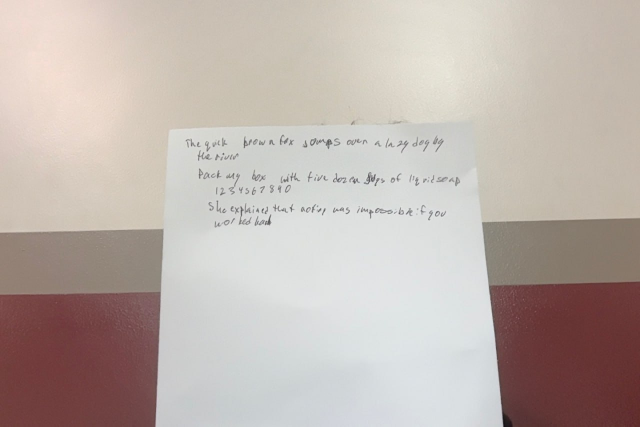
#> input picture real_handwriting.jpg, 1280 x 853 px (shown at 1/2 size)
$ python extract_from_sentences.py ../real_handwriting.jpg
#> lines starting #> are read from the running program, lines starting #| are printed output that depends on the picture; after the words box and inside, x2 and y2 are one past the last pixel; in counts of white or black regions, pixels touching at a corner belong together
### capture/prompt_sentences.py
"""
Capture prompt sentences for InkClone handwriting data collection.
Designed to cover all 26 lowercase letters with 3+ occurrences each,
plus uppercase, digits, and common punctuation.
"""

CAPTURE_SENTENCES = [
    "the quick brown fox jumped over the lazy dog while the gentle breeze swept through the evening air",
    "Dr. James K. Blackwell from New York City asked, 'Why don't we visit Quebec and Zimbabwe next August?'",
    "On July 4, 1776, exactly 56 men signed it; by 1790 (14 years later) the population was 3,928,214.",
    "She just explained that the situation was quite complicated, and that nothing would change everything, but working hard enough can bring some truly surprising results over time.",
    "The freezing wind blew six heavy packages across the vast empty parking lot while Jasmine joyfully and quickly photographed the whole extraordinary scene.",
]


def analyze_coverage():
    """Analyze character coverage across all capture sentences.

    Returns dict with:
      - lowercase_count: dict of char -> count for a-z
      - uppercase_count: dict of char -> count for A-Z
      - digit_count: dict of char -> count for 0-9
      - punctuation_count: dict of char -> count for non-alnum non-space
      - missing_lowercase: list of chars with 0 occurrences
      - low_coverage_lowercase: list of (char, count) with count < 3
      - total_chars: total character count across all sentences
    """
    import string
    from collections import Counter

    all_text = " ".join(CAPTURE_SENTENCES)

    counter = Counter(all_text)

    lowercase_count = {c: counter.get(c, 0) for c in string.ascii_lowercase}
    uppercase_count = {c: counter.get(c, 0) for c in string.ascii_uppercase}
    digit_count = {c: counter.get(c, 0) for c in string.digits}
    punctuation_count = {
        c: count
        for c, count in counter.items()
        if not c.isalnum() and not c.isspace()
    }

    missing_lowercase = [c for c, n in lowercase_count.items() if n == 0]
    low_coverage_lowercase = [(c, n) for c, n in lowercase_count.items() if 0 < n < 3]

    total_chars = sum(counter.values())

    # --- print report ---
    print("=" * 60)
    print("CAPTURE SENTENCE COVERAGE REPORT")
    print("=" * 60)
    print(f"Total characters (incl. spaces): {total_chars}")
    print(f"Total sentences: {len(CAPTURE_SENTENCES)}")
    print()

    print("LOWERCASE LETTER FREQUENCY TABLE:")
    print("-" * 40)
    cols = 6
    items = sorted(lowercase_count.items())
    for i in range(0, len(items), cols):
        row = items[i : i + cols]
        print("  " + "  ".join(f"{c}: {n:3d}" for c, n in row))
    print()

    covered = sum(1 for n in lowercase_count.values() if n > 0)
    print(f"Lowercase coverage: {covered}/26 letters present")
    sufficient = sum(1 for n in lowercase_count.values() if n >= 3)
    print(f"Lowercase 3+ occurrences: {sufficient}/26")

    if missing_lowercase:
        print(f"MISSING lowercase: {', '.join(missing_lowercase)}")
    if low_coverage_lowercase:
        print(f"LOW coverage (<3) lowercase: {', '.join(f'{c}({n})' for c,n in low_coverage_lowercase)}")
    if not missing_lowercase and not low_coverage_lowercase:
        print("All 26 lowercase letters have 3+ occurrences. PASS")
    print()

    print("UPPERCASE letters present:")
    up_present = sorted(c for c, n in uppercase_count.items() if n > 0)
    print(f"  {' '.join(up_present)} ({len(up_present)}/26)")
    print()

    print("DIGITS present:")
    dig_present = sorted(c for c, n in digit_count.items() if n > 0)
    print(f"  {' '.join(dig_present)} ({len(dig_present)}/10)")
    print()

    print("PUNCTUATION present:")
    for c, n in sorted(punctuation_count.items(), key=lambda x: -x[1]):
        print(f"  '{c}': {n}")
    print()

    return {
        "lowercase_count": lowercase_count,
        "uppercase_count": uppercase_count,
        "digit_count": digit_count,
        "punctuation_count": punctuation_count,
        "missing_lowercase": missing_lowercase,
        "low_coverage_lowercase": low_coverage_lowercase,
        "total_chars": total_chars,
        "lowercase_covered": covered,
        "lowercase_sufficient": sufficient,
    }


# [8 lines that do not run on import are left out]

### capture/extract_from_sentences.py
#!/usr/bin/env python3
"""
extract_from_sentences.py
=========================
Improved freeform handwriting extractor that uses the 5 CAPTURE_SENTENCES
as ground-truth text to reliably map detected glyphs to character labels.

Pipeline:
  Step 1 — Load & preprocess (auto-crop, background normalize, contrast)
  Step 2 — Find text line bands via horizontal projection
  Step 3 — Split words per line via vertical projection
  Step 4 — Match detected layout to CAPTURE_SENTENCES
  Step 5 — Extract per-character glyph images
  Step 6 — Build profile: glyphs/ + metadata.json
  Step 7 — Coverage report

Usage:
    python3 capture/extract_from_sentences.py [image_path]

Defaults (in order):
    real_handwriting.jpg   (in project root)
    ~/Projects/inkclone-capture/test_images/handwriting_sample.jpeg
"""

import os
import sys
import json
import datetime
import argparse
import numpy as np
import cv2
from pathlib import Path
from scipy.ndimage import gaussian_filter1d

# Make sure project root is importable
sys.path.insert(0, str(Path(__file__).resolve().parent.parent))
from capture.prompt_sentences import CAPTURE_SENTENCES

# ── Constants ─────────────────────────────────────────────────────────────────
TARGET_HEIGHT   = 128       # output glyph height in pixels
INK_THRESHOLD   = 180       # pixels < this are considered ink
ALPHA_MAX       = 240       # max alpha value in output RGBA glyphs
PROFILE_NAME    = "improved_vishnu"

# ── Paths ─────────────────────────────────────────────────────────────────────
PROJECT_ROOT  = Path(__file__).resolve().parent.parent
PROFILE_DIR   = PROJECT_ROOT / "profiles" / PROFILE_NAME
GLYPH_DIR     = PROFILE_DIR / "glyphs"
DEBUG_DIR     = PROJECT_ROOT / "output"

DEFAULT_IMAGES = [
    PROJECT_ROOT / "real_handwriting.jpg",
    Path.home() / "Projects" / "inkclone-capture" / "test_images" / "handwriting_sample.jpeg",
]


# ══════════════════════════════════════════════════════════════════════════════
# Helpers
# ══════════════════════════════════════════════════════════════════════════════

def _find_runs(signal, threshold):
    """Return list of (start, end) index pairs where signal > threshold."""
    above = signal > threshold
    runs, in_run, start = [], False, 0
    for i, v in enumerate(above):
        if v and not in_run:
            start, in_run = i, True
        elif not v and in_run:
            runs.append((start, i))
            in_run = False
    if in_run:
        runs.append((start, len(signal)))
    return runs


def _find_gaps(signal, threshold):
    """Return list of (start, end) index pairs where signal <= threshold."""
    return _find_runs(-signal, -threshold - 1e-9)


def _merge_close_runs(runs, min_gap):
    """Merge runs separated by fewer than min_gap pixels."""
    if not runs:
        return []
    merged = [list(runs[0])]
    for s, e in runs[1:]:
        if s - merged[-1][1] < min_gap:
            merged[-1][1] = e
        else:
            merged.append([s, e])
    return [(s, e) for s, e in merged]


# ══════════════════════════════════════════════════════════════════════════════
# Step 1 — Preprocess
# ══════════════════════════════════════════════════════════════════════════════

def preprocess(image_path):
    """
    Load image as grayscale.
    1. Auto-crop to paper bounding box of all dark pixels < 200, + 20px pad.
    2. Normalize background via morphological opening (51×51 kernel).
    3. Contrast stretch via 5th/95th percentile clip.

    Returns grayscale uint8 array (paper region, normalized, contrast-stretched).
    """
    img = cv2.imread(str(image_path), cv2.IMREAD_GRAYSCALE)
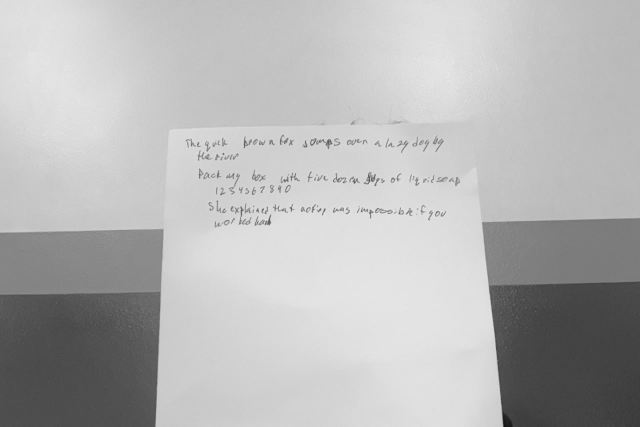
#> img: shape (853, 1280) (shown at 1/2 size); min 17, max 237, mean 182.2
    if img is None:
        raise FileNotFoundError(f"Cannot read: {image_path}")

    h, w = img.shape
    print(f"  Loaded {w}×{h}")
#|   Loaded 1280×853

    # --- auto-crop: find actual ink pixels (well below background) ---
    # Use Otsu threshold to separate ink from background robustly
    _, ink_binary = cv2.threshold(img, 0, 255, cv2.THRESH_BINARY_INV + cv2.THRESH_OTSU)
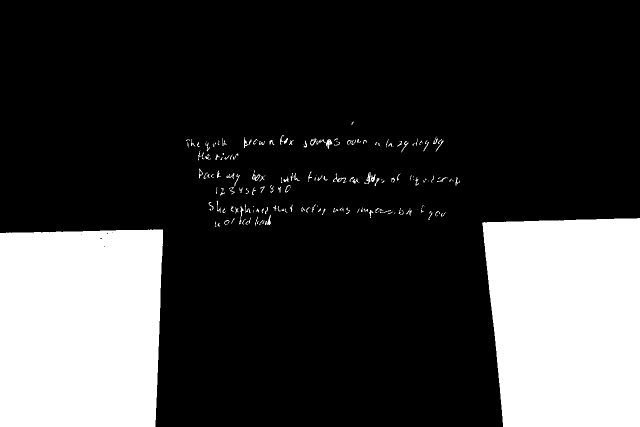
#> ink_binary: shape (853, 1280) (shown at 1/2 size); 23% white; 181 white regions (75 under 20 px), largest, box (x1, y1, x2, y2) and area: (0, 459, 326, 853) 124496, (964, 436, 1280, 853) 121339, (652, 278, 665, 298) 122
    rows = np.any(ink_binary > 0, axis=1)
    cols = np.any(ink_binary > 0, axis=0)
    row_idx = np.where(rows)[0]
#> row_idx = 564 values from 243 to 852
    col_idx = np.where(cols)[0]
#> col_idx = 1166 values from 0 to 1279
    if len(row_idx) and len(col_idx):
        r0, r1 = max(0, row_idx[0]  - 20), min(h, row_idx[-1]  + 20)
#> r0 = 223; r1 = 853
        c0, c1 = max(0, col_idx[0]  - 20), min(w, col_idx[-1]  + 20)
#> c0 = 0; c1 = 1280
        img = img[r0:r1, c0:c1]
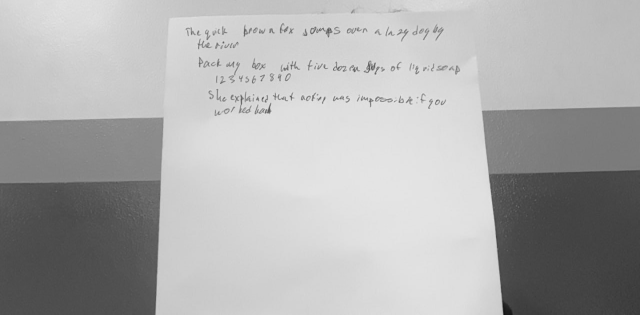
#> img: shape (630, 1280) (shown at 1/2 size); min 17, max 237, mean 174.1
        print(f"  Cropped to {img.shape[1]}×{img.shape[0]}")
#|   Cropped to 1280×630
    else:
        print("  Warning: no ink pixels found via Otsu, using full image")

    # --- background normalization via MORPH_CLOSE ---
    # MORPH_CLOSE = dilate then erode: fills dark ink with surrounding bright
    # background values, giving a smooth illumination estimate.
    k = 51
    kernel = cv2.getStructuringElement(cv2.MORPH_RECT, (k, k))
    background = cv2.morphologyEx(img, cv2.MORPH_CLOSE, kernel)
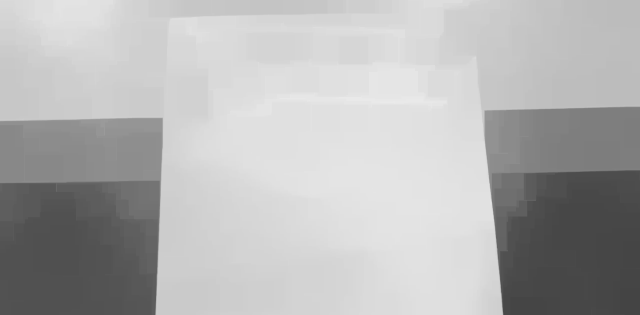
#> background: shape (630, 1280) (shown at 1/2 size); min 68, max 237, mean 178.6
    background = background.astype(np.float32)
    background[background < 1] = 1
    normalized = (img.astype(np.float32) / background * 255.0)
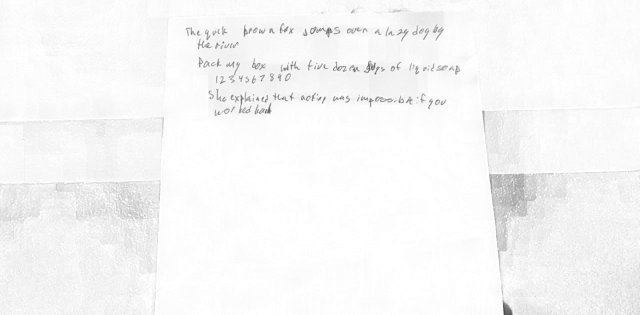
#> normalized: shape (630, 1280) float32 (shown at 1/2 size); min 60.21, max 255, mean 247.2
    normalized = np.clip(normalized, 0, 255).astype(np.uint8)

    # --- contrast stretch (5th–95th percentile) ---
    p5  = float(np.percentile(normalized, 5))
#> p5 = 230
    p95 = float(np.percentile(normalized, 95))
#> p95 = 255
    if p95 > p5:
        stretched = (normalized.astype(np.float32) - p5) / (p95 - p5) * 255.0
    else:
        stretched = normalized.astype(np.float32)
    result = np.clip(stretched, 0, 255).astype(np.uint8)
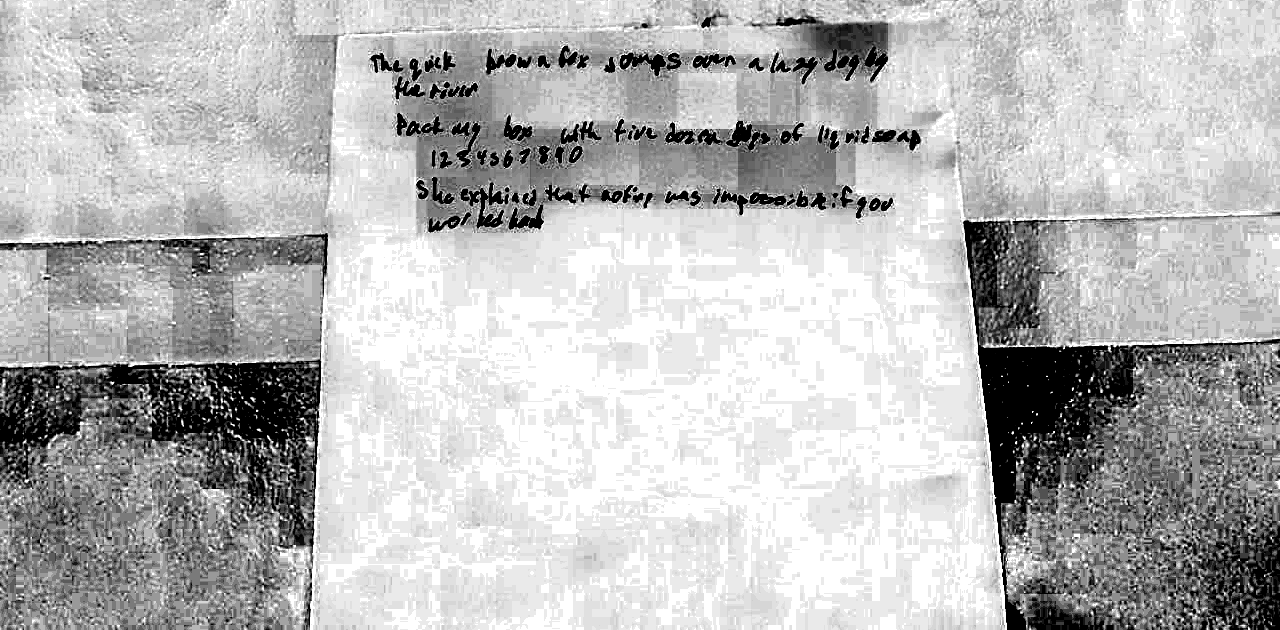
#> result: shape (630, 1280); min 0, max 255, mean 183.7

    DEBUG_DIR.mkdir(exist_ok=True)
    cv2.imwrite(str(DEBUG_DIR / "efs_preprocessed.png"), result)
    print(f"  Saved debug: output/efs_preprocessed.png")
    return result


# ══════════════════════════════════════════════════════════════════════════════
# Step 2 — Find text line bands
# ══════════════════════════════════════════════════════════════════════════════

def find_line_bands(gray):
    """
    Use horizontal projection to detect text line bands.
    Returns list of (y0, y1) tuples (row ranges), one per text line.
    Wrapped lines are split into sub-bands.
    """
    inverted = 255 - gray.astype(np.float32)
    h_proj   = inverted.sum(axis=1)
#> h_proj = 630 values, max 133930 at index 368, min 55491 at index 313, mean 91247.1
#> (the rest of the program and of its run is left out)
